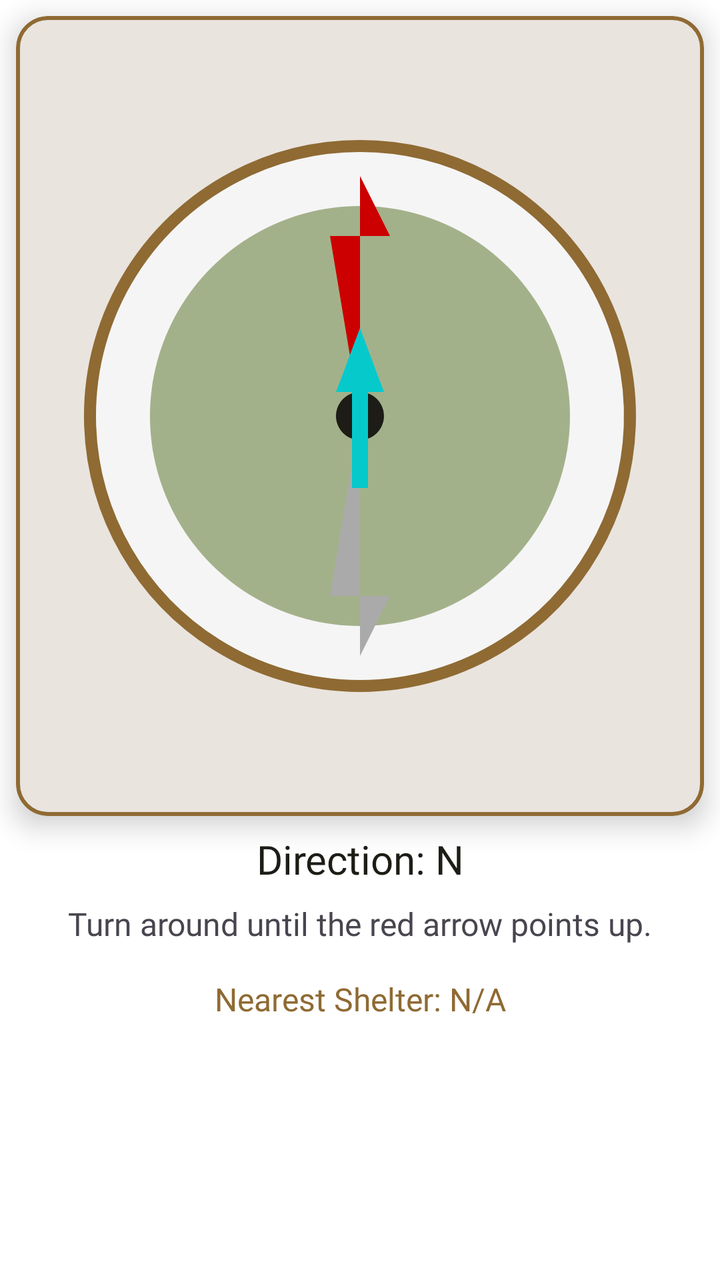
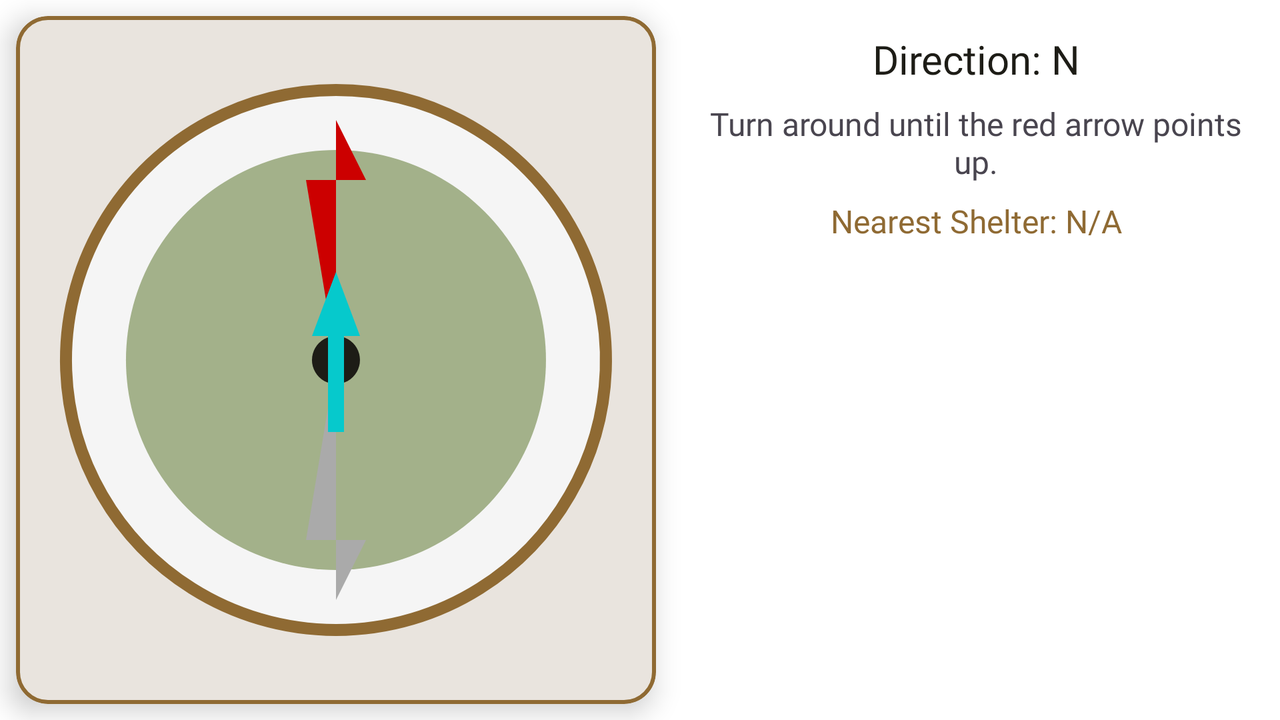

First picture: res/layout/ on a phone held upright. Second picture: the repository's own variant of that layout, on a device whose configuration matches the variant's folder. Source for both follows.
<!-- AndroidManifest.xml: application theme Base.Theme.AsteroidConspiracist.Light -->
<!-- res/layout/activity_compass.xml -->
<?xml version="1.0" encoding="utf-8"?>
<ScrollView xmlns:android="http://schemas.android.com/apk/res/android"
    xmlns:app="http://schemas.android.com/apk/res-auto"
    android:layout_width="match_parent"
    android:layout_height="match_parent"
    xmlns:tools="http://schemas.android.com/tools"
    android:fillViewport="true">

    <androidx.constraintlayout.widget.ConstraintLayout
        android:layout_width="match_parent"
        android:layout_height="wrap_content"
        android:background="?attr/android:windowBackground"
        tools:context=".activity.CompassActivity">

        <com.google.android.material.card.MaterialCardView
            android:id="@+id/compassCard"
            android:layout_width="match_parent"
            android:layout_height="400dp"
            android:layout_margin="8dp"
            app:cardElevation="8dp"
            app:cardCornerRadius="16dp"
            app:strokeColor="?attr/colorPrimary"
            app:strokeWidth="2dp"
            app:layout_constraintTop_toTopOf="parent"
            app:layout_constraintStart_toStartOf="parent"
            app:layout_constraintEnd_toEndOf="parent">

            <FrameLayout
                android:layout_width="match_parent"
                android:layout_height="match_parent">

                <ImageView
                    android:id="@+id/north_arrow"
                    android:layout_width="match_parent"
                    android:layout_height="match_parent"
                    android:src="@drawable/compass"
                    android:contentDescription="North Arrow"
                    android:scaleType="centerInside" />

                <ImageView
                    android:id="@+id/shelter_arrow"
                    android:layout_width="match_parent"
                    android:layout_height="match_parent"
                    android:src="@drawable/shelter_arrow"
                    android:contentDescription="Shelter Arrow"
                    android:layout_gravity="center"
                    android:scaleType="centerInside" />
            </FrameLayout>
        </com.google.android.material.card.MaterialCardView>

        <TextView
            android:id="@+id/direction_text"
            android:layout_width="match_parent"
            android:layout_height="wrap_content"
            android:text="Direction: N"
            android:textColor="?attr/colorOnSurface"
            android:textSize="20sp"
            android:textAlignment="center"
            android:layout_marginTop="8dp"
            app:layout_constraintTop_toBottomOf="@id/compassCard"
            app:layout_constraintStart_toStartOf="parent"
            app:layout_constraintEnd_toEndOf="parent" />

        <TextView
            android:id="@+id/instruction_text"
            android:layout_width="match_parent"
            android:layout_height="wrap_content"
            android:text="Turn around until the red arrow points up."
            android:textColor="?attr/colorOnSurfaceVariant"
            android:textSize="16sp"
            android:textAlignment="center"
            android:layout_marginTop="8dp"
            app:layout_constraintTop_toBottomOf="@id/direction_text"
            app:layout_constraintStart_toStartOf="parent"
            app:layout_constraintEnd_toEndOf="parent" />

        <TextView
            android:id="@+id/shelter_info_text"
            android:layout_width="match_parent"
            android:layout_height="wrap_content"
            android:text="Nearest Shelter: N/A"
            android:textColor="?attr/colorPrimary"
            android:textSize="16sp"
            android:textAlignment="center"
            android:layout_marginTop="16dp"
            app:layout_constraintTop_toBottomOf="@id/instruction_text"
            app:layout_constraintStart_toStartOf="parent"
            app:layout_constraintEnd_toEndOf="parent" />

    </androidx.constraintlayout.widget.ConstraintLayout>
</ScrollView>
<!-- resources referenced by this layout -->
<resources>
  <!-- drawable compass (drawable) -->
  <vector xmlns:android="http://schemas.android.com/apk/res/android"
      android:width="300dp"
      android:height="300dp"
      android:viewportWidth="100"
      android:viewportHeight="100">
  
      
      <path
          android:fillColor="?attr/colorSurface"
          android:strokeWidth="2"
          android:strokeColor="?attr/colorPrimary"
          android:pathData="M50,5 A45,45 0 1,1 49.99,5 Z" />
  
      
      <path
          android:fillColor="?attr/colorSecondaryVariant"
          android:pathData="M50,15 A35,35 0 1,1 49.99,15 Z" />
  
      
      <path
          android:fillColor="@android:color/holo_red_dark"
          android:pathData="M50,50 L50,10 L55,20 L45,20 Z" />
  
      
      <path
          android:fillColor="@android:color/darker_gray"
          android:pathData="M50,50 L50,90 L55,80 L45,80 Z" />
  
      
      <path
          android:fillColor="?attr/colorOnSurface"
          android:pathData="M50,46 A4,4 0 1,1 49.99,46 Z" />
  </vector>
  <!-- drawable shelter_arrow (drawable) -->
  <?xml version="1.0" encoding="utf-8"?>
  <vector xmlns:android="http://schemas.android.com/apk/res/android"
      android:width="96dp"
      android:height="96dp"
      android:viewportWidth="48"
      android:viewportHeight="48">
  
      
      <path
          android:fillColor="?attr/colorAccent"
          android:pathData="M24,2 L30,18 L18,18 Z" />
  
      
      <path
          android:fillColor="?attr/colorAccent"
          android:pathData="M22,18 L26,18 L26,42 L22,42 Z" />
  </vector>
  <color name="light_background" format="color">#FFFFFF</color>
  <color name="primary_light" format="color">#8F6A33</color>
  <color name="primary_variant" format="color">#51390C</color>
  <color name="earth_yellow_dark" format="color">#B38A58</color>
  <color name="earth_green_light" format="color">#A3B18A</color>
  <color name="text_primary_light" format="color">#1D1C16</color>
  <color name="earth_green_dark" format="color">#6B8E23</color>
  <color name="earth_yellow_light" format="color">#D9B44A</color>
  <color name="earth_muted" format="color">#B7A57A</color>
  <color name="accent_blue_dark" format="color">#06C9CC</color>
  <color name="surface_light" format="color">#F5F5F5</color>
  <color name="card_light" format="color">#FFFFFF</color>
  <color name="text_secondary_light" format="color">#4D4839</color>
  <color name="text_disabled_light" format="color">#8F6A33</color>
  <color name="ripple_light" format="color">#408F6A33</color>
</resources>
<!-- res/layout-land/activity_compass.xml (the repository's variant of the layout above) -->
<!-- drawn on the phone turned sideways -->
<?xml version="1.0" encoding="utf-8"?>
<ScrollView xmlns:android="http://schemas.android.com/apk/res/android"
    xmlns:app="http://schemas.android.com/apk/res-auto"
    android:layout_width="match_parent"
    android:layout_height="match_parent"
    xmlns:tools="http://schemas.android.com/tools"
    android:fillViewport="true">

    <androidx.constraintlayout.widget.ConstraintLayout
        android:layout_width="match_parent"
        android:layout_height="wrap_content"
        android:background="?attr/android:windowBackground"
        tools:context=".activity.CompassActivity">

        <com.google.android.material.card.MaterialCardView
            android:id="@+id/compassCard"
            android:layout_width="0dp"
            android:layout_height="match_parent"
            android:layout_margin="8dp"
            app:cardElevation="8dp"
            app:cardCornerRadius="16dp"
            app:strokeColor="?attr/colorPrimary"
            app:strokeWidth="2dp"
            app:layout_constraintStart_toStartOf="parent"
            app:layout_constraintTop_toTopOf="parent"
            app:layout_constraintBottom_toBottomOf="parent"
            app:layout_constraintEnd_toStartOf="@id/instructionContainer"
            app:layout_constraintWidth_percent="0.5">

            <FrameLayout
                android:layout_width="match_parent"
                android:layout_height="match_parent">

                <ImageView
                    android:id="@+id/north_arrow"
                    android:layout_width="match_parent"
                    android:layout_height="match_parent"
                    android:src="@drawable/compass"
                    android:contentDescription="North Arrow"
                    android:scaleType="centerInside" />

                <ImageView
                    android:id="@+id/shelter_arrow"
                    android:layout_width="match_parent"
                    android:layout_height="match_parent"
                    android:src="@drawable/shelter_arrow"
                    android:contentDescription="Shelter Arrow"
                    android:layout_gravity="center"
                    android:scaleType="centerInside" />
            </FrameLayout>
        </com.google.android.material.card.MaterialCardView>

        <LinearLayout
            android:id="@+id/instructionContainer"
            android:layout_width="0dp"
            android:layout_height="match_parent"
            android:orientation="vertical"
            android:layout_margin="16dp"
            app:layout_constraintStart_toEndOf="@id/compassCard"
            app:layout_constraintTop_toTopOf="parent"
            app:layout_constraintBottom_toBottomOf="parent"
            app:layout_constraintEnd_toEndOf="parent">

            <TextView
                android:id="@+id/direction_text"
                android:layout_width="match_parent"
                android:layout_height="wrap_content"
                android:text="Direction: N"
                android:textColor="?attr/colorOnSurface"
                android:textSize="20sp"
                android:textAlignment="center"
                android:layout_marginBottom="8dp" />

            <TextView
                android:id="@+id/instruction_text"
                android:layout_width="match_parent"
                android:layout_height="wrap_content"
                android:text="Turn around until the red arrow points up."
                android:textColor="?attr/colorOnSurfaceVariant"
                android:textSize="16sp"
                android:textAlignment="center"
                android:layout_marginBottom="8dp" />

            <TextView
                android:id="@+id/shelter_info_text"
                android:layout_width="match_parent"
                android:layout_height="wrap_content"
                android:text="Nearest Shelter: N/A"
                android:textColor="?attr/colorPrimary"
                android:textSize="16sp"
                android:textAlignment="center" />
        </LinearLayout>

    </androidx.constraintlayout.widget.ConstraintLayout>
</ScrollView>
